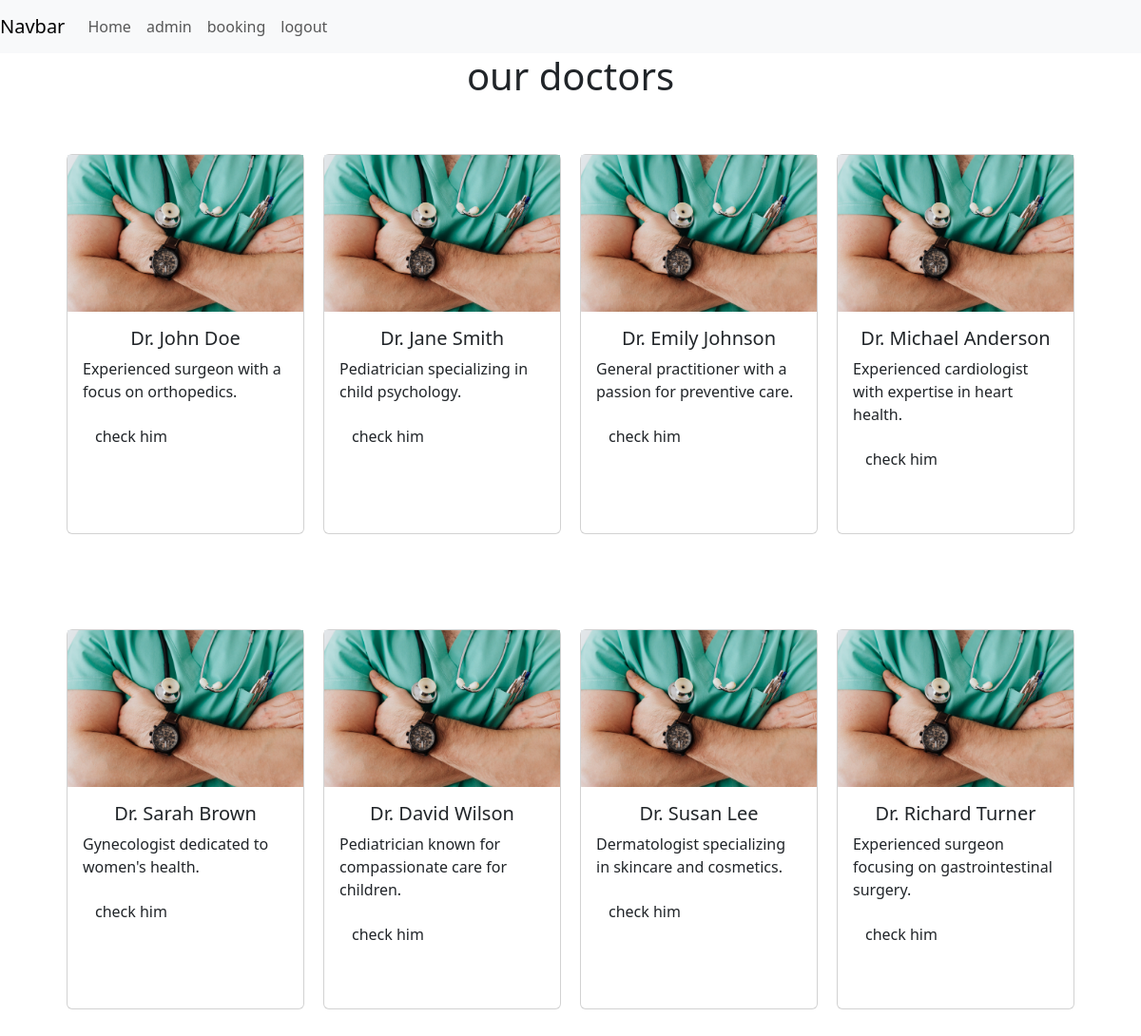
/form/index.php (signed in), run on the app's committed database.
### tables this page shows
CREATE TABLE `doctors` (
  `id` int NOT NULL AUTO_INCREMENT,
  `name` varchar(50) NOT NULL,
  `major_id` int NOT NULL,
  `email` varchar(50) NOT NULL,
  `image` varchar(255) NOT NULL,
  `bio` varchar(500) NOT NULL,
  `password` varchar(50) NOT NULL,
  PRIMARY KEY (`id`),
  KEY `major_id` (`major_id`)
);

### form/index.php (the view, shortened to what this page needs)
<?php
    include("./layout/header.php");
    include("./layout/footer.php");
    include("./layout/nav.php");
$con = new PDO("mysql:host=localhost:3307;dbname=task8","root","999mk777");
$sql = $con->query("SELECT * FROM doctors");
$doc = $sql->fetchAll(PDO::FETCH_ASSOC);
?>
<!DOCTYPE html>
<html lang="en">
<head>
</head>
<body>
<h1 >our doctors</h1>
    <div class="container ">
        <?php
        foreach ($doc as $doctor) : ?>
            <form action="check.php" method="post">
                <div class=" card">
                    <img src="./pexels-karolina-grabowska-4021775.jpg" alt="">
                    <div class="card-body">
                        <h5 class="card-title text-center "><?= $doctor['name']; ?></h5>
                        <p class="card-text "><?= $doctor['bio']; ?></p>
                        <button type="submit" class="btn ">check him</button>
                    </div>
                </div>
            </form>
        <?php endforeach; ?>
    </div>
</body>
</html>

### form/layout/header.php (shortened to what this page needs)
<!doctype html>
<html lang="en">
    <head>
        <link rel="stylesheet" href="https://cdnjs.cloudflare.com/ajax/libs/bootstrap/5.3.1/css/bootstrap.min.css">
        <link href="https://cdnjs.cloudflare.com/ajax/libs/bootstrap/5.3.1/css/bootstrap.min.css" rel="stylesheet">
    </head>
    <body>

### form/layout/footer.php (shortened to what this page needs)
    </body>
</html>

### form/layout/nav.php (shortened to what this page needs)
<nav class="navbar navbar-expand-lg navbar-light bg-light">
        <a class="navbar-brand" href="#">Navbar</a>
        <div class="collapse navbar-collapse" id="navbarSupportedContent">
            <ul class="navbar-nav mr-auto">
                <?php if(!isset($_SESSION['auth'])): ?>
                    <li class="nav-item">
                        <a class="nav-link" href="login.php">login</a>
                    </li>
                    <li class="nav-item">
                        <a class="nav-link" href="register.php">register</a>
                    </li>
                <?php else: ?>
                    <li class="nav-item active">
                        <a class="nav-link" href="index.php">Home</a>
                    </li>
                    <li class="nav-item">
                        <a class="nav-link" href="../crud/table.php">admin</a>
                    </li>
                    <li class="nav-item">
                        <a class="nav-link" href="../bookingTable.php">booking</a>
                    </li>
                    </ul>
                    <ul class="navbar-nav mr-auto">
                    <li class="nav-item">
                        <a class="nav-link" href="logout.php">logout</a>
                    </li>
                <?php endif; ?>
            </ul>
        </div>
</nav>

### form/index.php (style rules this page uses)
h1 { text-align: center; }
.container { width: 100%; display: flex; justify-content: center; align-items: center; flex-wrap: wrap; }
.card { width: 250px; height: 400px; margin: 50px 10px; }

### data on the page
doctors: name "Dr. John Doe", bio "Experienced surgeon with a focus on orthopedics."
doctors: name "Dr. Jane Smith", bio "Pediatrician specializing in child psychology."
doctors: name "Dr. Emily Johnson", bio "General practitioner with a passion for preventive care."
doctors: name "Dr. Michael Anderson", bio "Experienced cardiologist with expertise in heart health."
doctors: name "Dr. Sarah Brown", bio "Gynecologist dedicated to women's health."
doctors: name "Dr. David Wilson", bio "Pediatrician known for compassionate care for children."
doctors: name "Dr. Susan Lee", bio "Dermatologist specializing in skincare and cosmetics."
doctors: name "Dr. Richard Turner", bio "Experienced surgeon focusing on gastrointestinal surgery."
